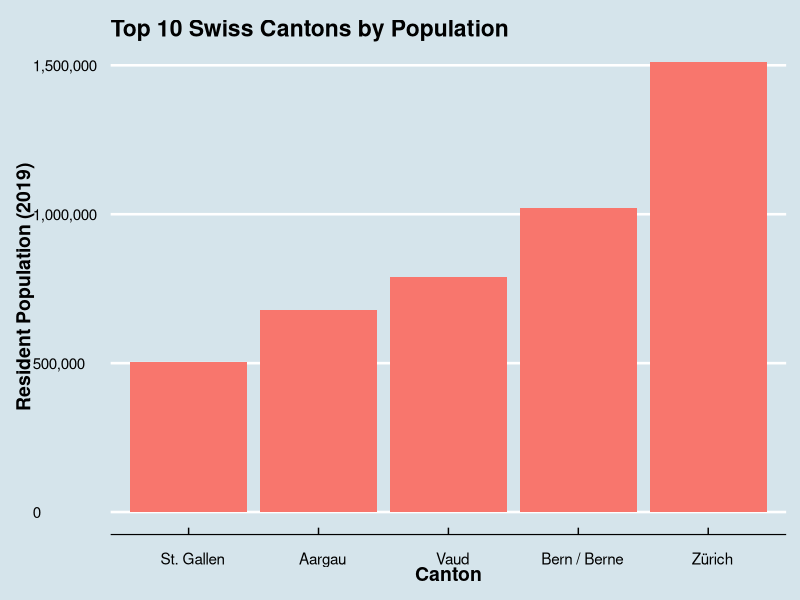
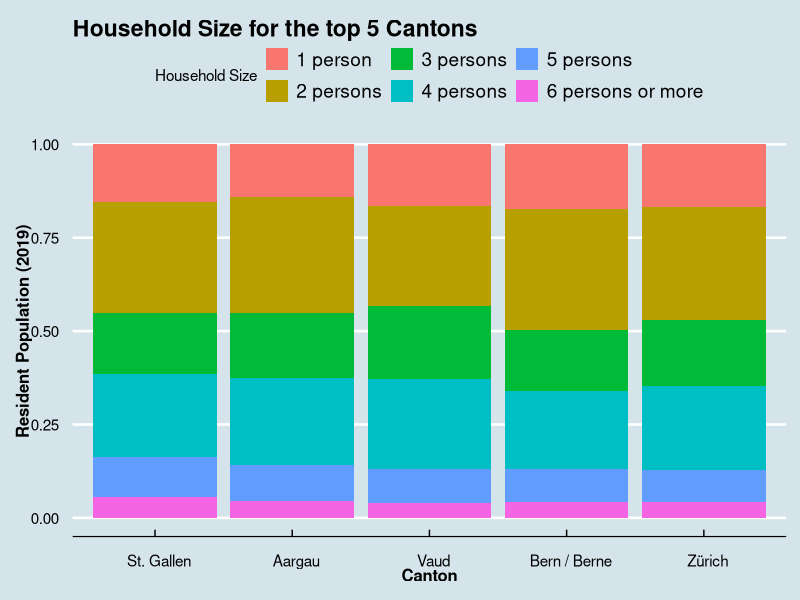

Write R code to recreate these figures, in order.
## ---- chunk 1
knitr::opts_chunk$set(echo = TRUE)
## ---- chunk 2
library(tidyverse)
library(ggthemes)
library(scales)
## ---- chunk 3
swiss_data <- read.csv('Swiss_data_permanent_residents_def.csv', stringsAsFactors = F, encoding="latin1")
## ---- chunk 4
swiss_data <- separate(swiss_data, col = 'Permanent.resident.population.in.private.households.by.institutional.units.and.household.size', into = c('Canton', 'Household_Size', 'Resident_Population'), sep = ';')
swiss_data <- swiss_data[-c(1,7),]
swiss_prova <- swiss_data[str_detect(swiss_data$Canton, '^-'),]
swiss_prova$Canton <- str_replace_all(swiss_prova$Canton, '^-', ' ')
swiss_prova$Resident_Population <- as.integer(swiss_prova$Resident_Population)
swiss_prova$Household_Size <- as.factor(swiss_prova$Household_Size)
## ---- chunk 5
swiss_data_top <- swiss_prova %>%
  group_by(Canton)%>%
  summarise(tot_pop = sum(Resident_Population)) %>%
  arrange(desc(tot_pop)) %>%
  ungroup() %>%
  top_n(5, tot_pop)
## ---- chunk 6
ggplot(swiss_data_top, aes(reorder(Canton, tot_pop), tot_pop, fill = 'red')) +
  geom_col() +
  theme_economist() +
  scale_color_economist() +
  theme(axis.title=element_text(size=14,face="bold")) +
  scale_y_continuous(labels = scales::comma) +
  #theme(panel.grid.major = element_blank(), panel.grid.minor = element_blank()) +
  ggtitle('Top 10 Swiss Cantons by Population') +
  xlab('Canton') +
  ylab('Resident Population (2019)') +
  guides(fill = FALSE)
## ---- chunk 7
swiss_data_house <- swiss_prova %>%
  group_by(Canton) %>%
  mutate(tot_pop = sum(Resident_Population)) %>%
  ungroup() %>%
  top_n(30, tot_pop) %>%
  group_by(Canton, Household_Size) %>%
  arrange(desc(Resident_Population)) %>%
  ungroup()
## ---- chunk 8
ggplot(swiss_data_house, aes(reorder(Canton, Resident_Population), Resident_Population, fill = Household_Size)) +
  geom_bar(stat = 'identity', position = 'fill') +
  theme_economist() +
  scale_color_economist() +
  theme(axis.title=element_text(size=12,face="bold")) +
  scale_y_continuous(labels = scales::comma) +
  #theme(panel.grid.major = element_blank(), panel.grid.minor = element_blank()) +
  ggtitle('Household Size for the top 5 Cantons') +
  xlab('Canton') +
  ylab('Resident Population (2019)') +
  guides(fill=guide_legend(title="Household Size"))
